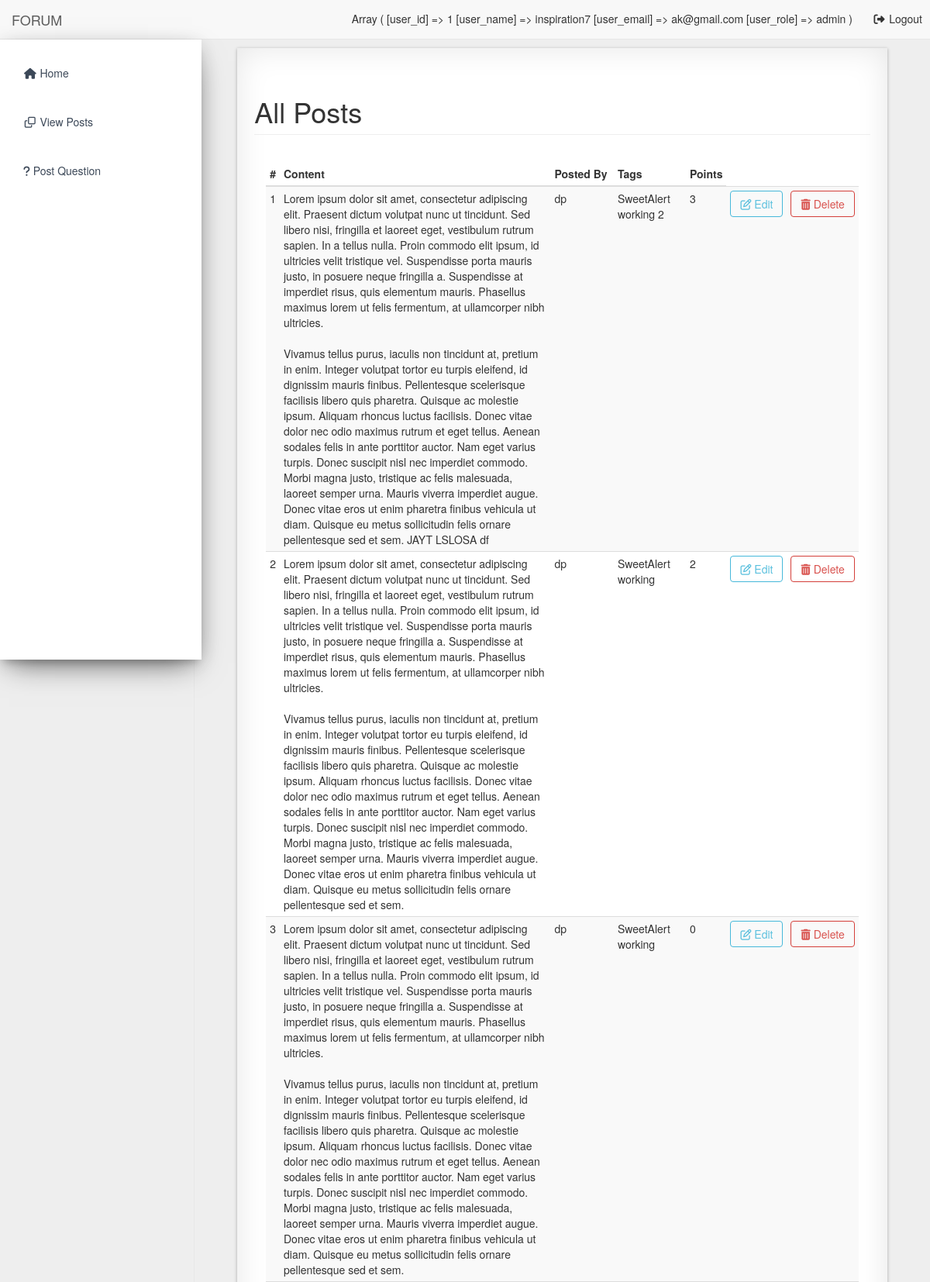
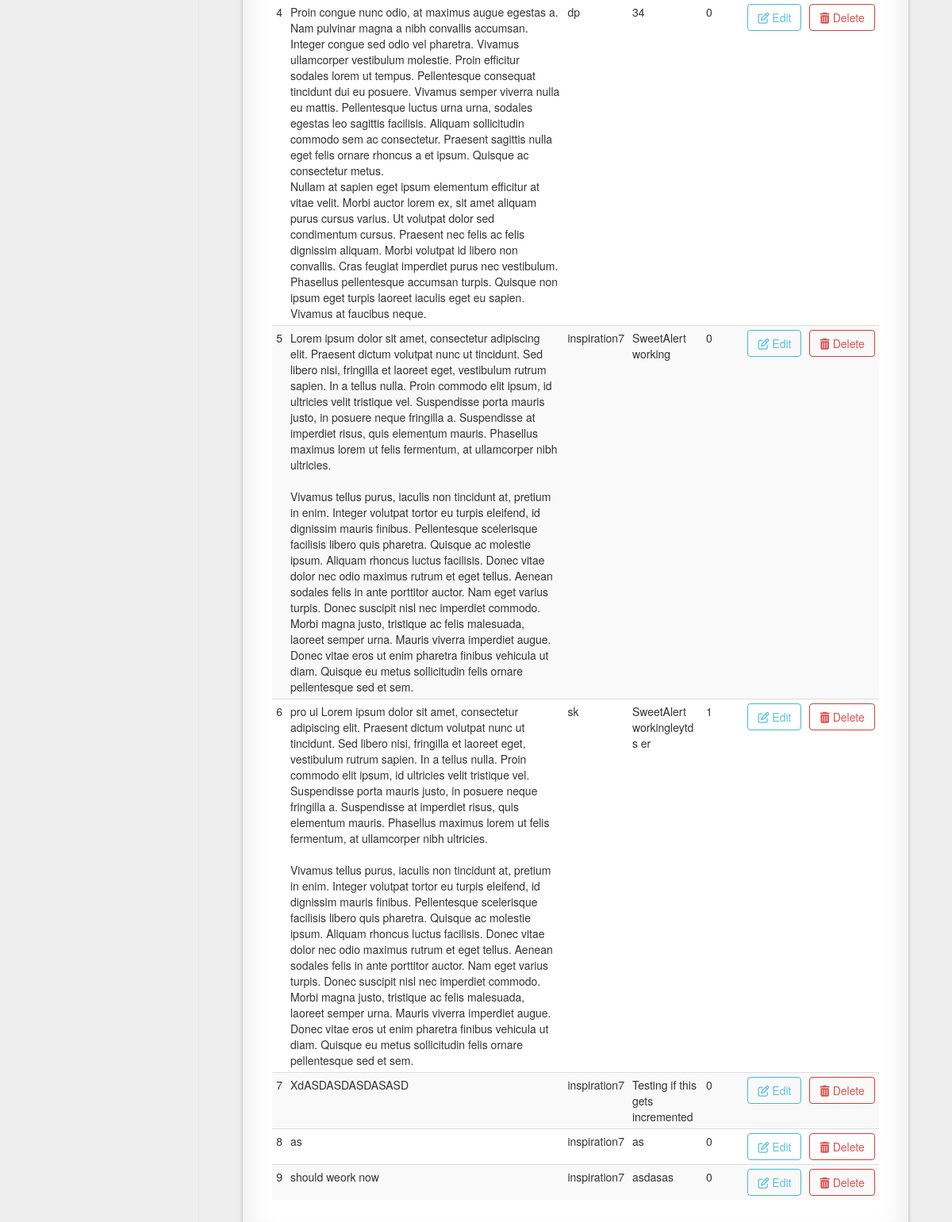
Before: /admin/posts.php (signed in) with the older database file (2 pictures, top to bottom).
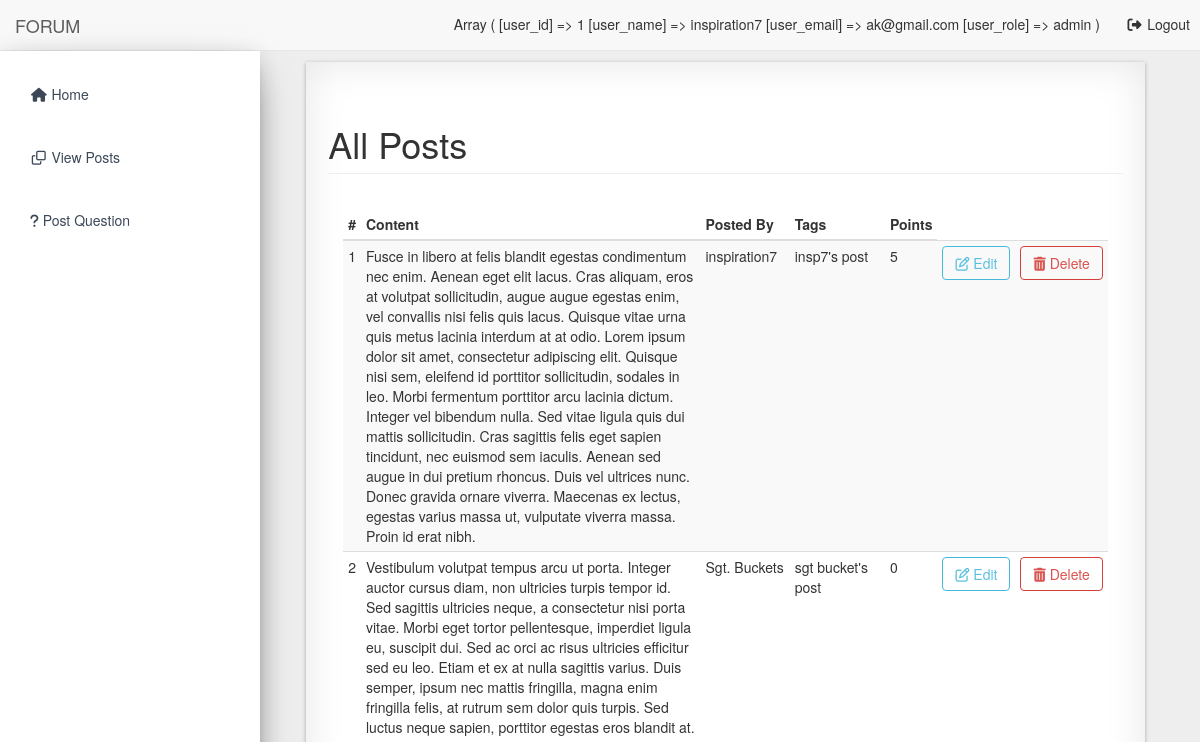
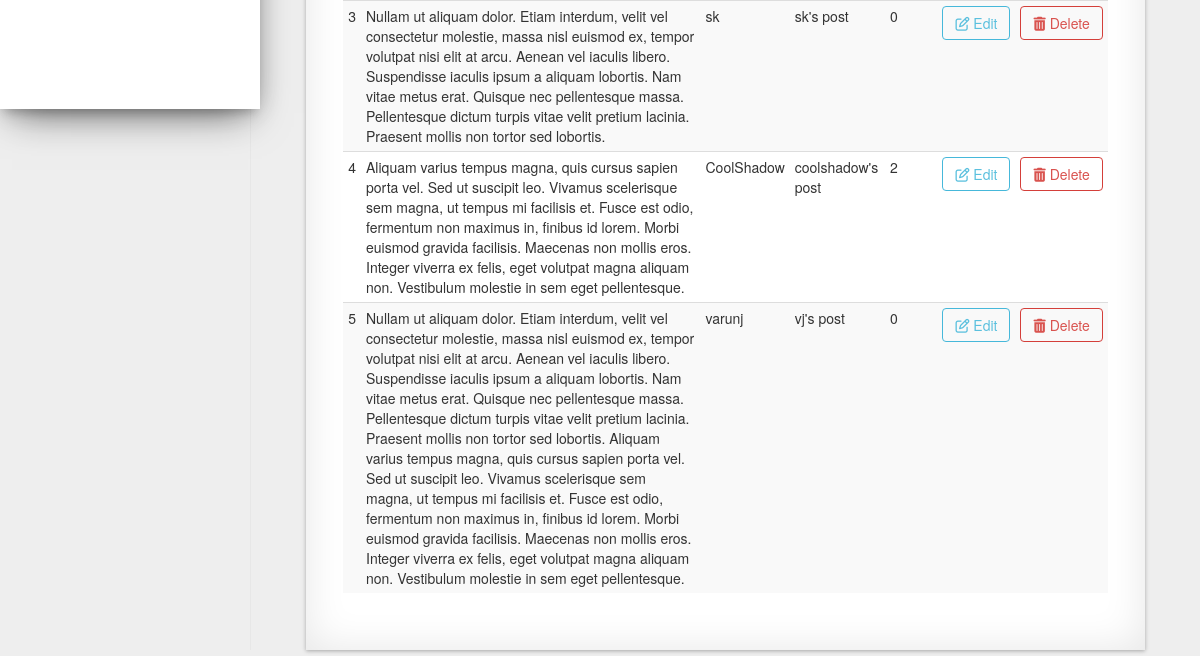
After: the same page with the newer database file (2 pictures, top to bottom).
### tables this page shows
CREATE TABLE `posts` (
  `post_id` int(11) NOT NULL,
  `post_content` text NOT NULL,
  `post_image` text NOT NULL,
  `post_user_id` int(11) NOT NULL,
  `post_tags` mediumtext NOT NULL,
  `created_at` datetime NOT NULL,
  `deleted_at` datetime NOT NULL,
  `is_deleted` bit(1) NOT NULL DEFAULT b'0',
  `deleted_by` int(11) NOT NULL,
  `updated_at` datetime NOT NULL,
  `updated_by` int(11) NOT NULL,
  `post_points` int(11) NOT NULL
);

CREATE TABLE `users` (
  `user_id` int(11) NOT NULL,
  `first_name` varchar(255) NOT NULL,
  `last_name` varchar(255) NOT NULL,
  `user_name` varchar(255) NOT NULL,
  `user_password` varchar(255) NOT NULL,
  `user_email` varchar(255) NOT NULL,
  `user_dob` date NOT NULL,
  `user_branch` varchar(255) NOT NULL,
  `user_posts` int(11) NOT NULL,
  `user_role` varchar(255) NOT NULL,
  `user_profile_img` text NOT NULL,
  `user_created_at` datetime NOT NULL,
  `is_deleted` bit(1) NOT NULL DEFAULT b'0',
  `deleted_by` int(11) NOT NULL,
  `deleted_at` datetime NOT NULL
);

### classes/Database.php (called while the page is built, shortened)
<?php
    class Database {
        private $servername;
        private $username;
        private $password;
        private $database;
        private $connection;
        public function __construct() {
            $this->servername = "localhost";
            $this->username = "aniket";
            $this->password = "aniket";
            $this->database = "forumdb";
        }
        public function connectDB() {
            $this->connection = new mysqli($this->servername, $this->username, $this->password, $this->database);
        }
        public function getConnection() {
            return $this->connection;
        }
    }
    $database = new Database();
?>

### classes/Posts.php (called while the page is built, shortened)
<?php
	require_once("Database.php");
	class Posts {
		private $connection;
		public function __construct() {
			global $database;
			$this->connection = $database->getConnection();
		}
		public function getAllPosts() {
			$sql = "SELECT * FROM posts WHERE is_deleted = 0";
			$result_set = $this->connection->query($sql);
			return $result_set;
		}
	}
?>

### classes/Users.php (called while the page is built, shortened)
<?php
	require_once("Database.php");
	class Users {
		private $connection;
		public function __construct() {
			global $database;
			$this->connection = $database->getConnection();
		}
		public function getUserDetailsById($user_id, $columns) {
			$sql = "SELECT $columns FROM users WHERE user_id = $user_id";
			$result_set = $this->connection->query($sql);
			return $result_set;
		}
	}
?>

### admin/posts.php (the view, shortened to what this page needs)
<!DOCTYPE html>
<html lang="en">
    <?php
        require_once("../ui-elements/header.php");
        require_once("../classes/Posts.php");
        require_once("../classes/Users.php");
    ?>
    <body>
        <div id="wrapper">
            <?php
                require_once("../ui-elements/navigation.php");
            ?>
            <div id="page-wrapper">
                <div class="container-fluid container-fluid-mine effect8 padding-mine">
                    <div class="row">
                        <div class="col-lg-12">
                            <h1 class="page-header">All Posts</h1>
                        </div>
                    </div>
                    <div class="panel-body">
                        <table width="100%" id="posts-table" class="table table-striped table-condensed" id="posts-table">
                            <thead>
                                <tr>
                                    <th>#</th>
                                    <th>Content</th>
                                    <th>Posted By</th>
                                    <th>Tags</th>
                                    <th>Points</th>
                                </tr>
                            </thead>
                            <tbody>
                                <?php
                                    $sr_no = 1;
                                    $posts = new Posts();
                                    $all_posts = $posts->getAllPosts();
                                    $users = new Users();
                                    while($row = mysqli_fetch_assoc($all_posts)) {
                                        extract($row);
                                        $user_result_set = $users->getUserDetailsById($post_user_id, "user_name");
                                        $user_name_row = mysqli_fetch_assoc($user_result_set);
                                        $posted_by = $user_name_row['user_name'];
                                ?>
                                        <tr>
                                            <td><?php echo $sr_no; ?></td>
                                            <td><?php echo $post_content; ?></td>
                                            <td><?php echo $posted_by; ?></td>
                                            <td><?php echo $post_tags; ?></td>
                                            <td><?php echo $post_points; ?></td>
                                            <td><a class='btn btn-outline btn-info' onclick="editPostClicked(event, <?php echo $post_id; ?>, 'posts-table', this);"><span class='fa fa-pencil-square-o'></span> Edit</a></td>
                                            <td><a class='btn btn-outline btn-danger' onclick="deletePostClicked(event, <?php echo $post_id; ?>, this);"><span class='fa fa-trash'></span> Delete</a></td>
                                        </tr>
                                <?php
                                        $sr_no++;
                                    }
                                ?>
                            </tbody>
                        </table>
                    </div>
                </div>
            </div>

Changed rows visible on the page:
removed posts: post_content "Lorem ipsum dolor sit amet, consectetur adipiscing elit. Praesent dictum volutpat nunc ut tincidunt. Sed libero nisi, fringilla et laoreet eget, vestibulum rutrum sapien. In a tellus nulla. Proin commodo elit ipsum, id ultricies velit tristique vel. Suspendisse porta mauris justo, in posuere neque fringilla a. Suspendisse at imperdiet risus, quis elementum mauris. Phasellus maximus lorem ut felis fermentum, at ullamcorper nibh ultricies. Vivamus tellus purus, iaculis non tincidunt at, pretium in enim. Integer volutpat tortor eu turpis eleifend, id dignissim mauris finibus. Pellentesque scelerisque facilisis libero quis pharetra. Quisque ac molestie ipsum. Aliquam rhoncus luctus facilisis.…", users.user_name "dp", post_tags "SweetAlert working 2", post_points "3"
removed posts: post_content "Lorem ipsum dolor sit amet, consectetur adipiscing elit. Praesent dictum volutpat nunc ut tincidunt. Sed libero nisi, fringilla et laoreet eget, vestibulum rutrum sapien. In a tellus nulla. Proin commodo elit ipsum, id ultricies velit tristique vel. Suspendisse porta mauris justo, in posuere neque fringilla a. Suspendisse at imperdiet risus, quis elementum mauris. Phasellus maximus lorem ut felis fermentum, at ullamcorper nibh ultricies. Vivamus tellus purus, iaculis non tincidunt at, pretium in enim. Integer volutpat tortor eu turpis eleifend, id dignissim mauris finibus. Pellentesque scelerisque facilisis libero quis pharetra. Quisque ac molestie ipsum. Aliquam rhoncus luctus facilisis.…", users.user_name "dp", post_tags "SweetAlert working", post_points "2"
removed posts: post_content "Lorem ipsum dolor sit amet, consectetur adipiscing elit. Praesent dictum volutpat nunc ut tincidunt. Sed libero nisi, fringilla et laoreet eget, vestibulum rutrum sapien. In a tellus nulla. Proin commodo elit ipsum, id ultricies velit tristique vel. Suspendisse porta mauris justo, in posuere neque fringilla a. Suspendisse at imperdiet risus, quis elementum mauris. Phasellus maximus lorem ut felis fermentum, at ullamcorper nibh ultricies. Vivamus tellus purus, iaculis non tincidunt at, pretium in enim. Integer volutpat tortor eu turpis eleifend, id dignissim mauris finibus. Pellentesque scelerisque facilisis libero quis pharetra. Quisque ac molestie ipsum. Aliquam rhoncus luctus facilisis.…", users.user_name "dp", post_tags "SweetAlert working", post_points "0"
removed posts: post_content "Proin congue nunc odio, at maximus augue egestas a. Nam pulvinar magna a nibh convallis accumsan. Integer congue sed odio vel pharetra. Vivamus ullamcorper vestibulum molestie. Proin efficitur sodales lorem ut tempus. Pellentesque consequat tincidunt dui eu posuere. Vivamus semper viverra nulla eu mattis. Pellentesque luctus urna urna, sodales egestas leo sagittis facilisis. Aliquam sollicitudin commodo sem ac consectetur. Praesent sagittis nulla eget felis ornare rhoncus a et ipsum. Quisque ac consectetur metus. Nullam at sapien eget ipsum elementum efficitur at vitae velit. Morbi auctor lorem ex, sit amet aliquam purus cursus varius. Ut volutpat dolor sed condimentum cursus. Praesent nec…", users.user_name "dp", post_tags "34", post_points "0"
removed posts: post_content "Lorem ipsum dolor sit amet, consectetur adipiscing elit. Praesent dictum volutpat nunc ut tincidunt. Sed libero nisi, fringilla et laoreet eget, vestibulum rutrum sapien. In a tellus nulla. Proin commodo elit ipsum, id ultricies velit tristique vel. Suspendisse porta mauris justo, in posuere neque fringilla a. Suspendisse at imperdiet risus, quis elementum mauris. Phasellus maximus lorem ut felis fermentum, at ullamcorper nibh ultricies. Vivamus tellus purus, iaculis non tincidunt at, pretium in enim. Integer volutpat tortor eu turpis eleifend, id dignissim mauris finibus. Pellentesque scelerisque facilisis libero quis pharetra. Quisque ac molestie ipsum. Aliquam rhoncus luctus facilisis.…", users.user_name "inspiration7", post_tags "SweetAlert working", post_points "0"
removed posts: post_content "pro ui Lorem ipsum dolor sit amet, consectetur adipiscing elit. Praesent dictum volutpat nunc ut tincidunt. Sed libero nisi, fringilla et laoreet eget, vestibulum rutrum sapien. In a tellus nulla. Proin commodo elit ipsum, id ultricies velit tristique vel. Suspendisse porta mauris justo, in posuere neque fringilla a. Suspendisse at imperdiet risus, quis elementum mauris. Phasellus maximus lorem ut felis fermentum, at ullamcorper nibh ultricies. Vivamus tellus purus, iaculis non tincidunt at, pretium in enim. Integer volutpat tortor eu turpis eleifend, id dignissim mauris finibus. Pellentesque scelerisque facilisis libero quis pharetra. Quisque ac molestie ipsum. Aliquam rhoncus luctus…", users.user_name "sk", post_tags "SweetAlert workingleytd s er", post_points "1"
removed posts: post_content "XdASDASDASDASASD", users.user_name "inspiration7", post_tags "Testing if this gets incremented", post_points "0"
removed posts: post_content "as", users.user_name "inspiration7", post_tags "as", post_points "0"
removed posts: post_content "should weork now", users.user_name "inspiration7", post_tags "asdasas", post_points "0"
added posts: post_content "Fusce in libero at felis blandit egestas condimentum nec enim. Aenean eget elit lacus. Cras aliquam, eros at volutpat sollicitudin, augue augue egestas enim, vel convallis nisi felis quis lacus. Quisque vitae urna quis metus lacinia interdum at at odio. Lorem ipsum dolor sit amet, consectetur adipiscing elit. Quisque nisi sem, eleifend id porttitor sollicitudin, sodales in leo. Morbi fermentum porttitor arcu lacinia dictum. Integer vel bibendum nulla. Sed vitae ligula quis dui mattis sollicitudin. Cras sagittis felis eget sapien tincidunt, nec euismod sem iaculis. Aenean sed augue in dui pretium rhoncus. Duis vel ultrices nunc. Donec gravida ornare viverra. Maecenas ex lectus, egestas…", users.user_name "inspiration7", post_tags "insp7's post", post_points "5"
added posts: post_content "Vestibulum volutpat tempus arcu ut porta. Integer auctor cursus diam, non ultricies turpis tempor id. Sed sagittis ultricies neque, a consectetur nisi porta vitae. Morbi eget tortor pellentesque, imperdiet ligula eu, suscipit dui. Sed ac orci ac risus ultricies efficitur sed eu leo. Etiam et ex at nulla sagittis varius. Duis semper, ipsum nec mattis fringilla, magna enim fringilla felis, at rutrum sem dolor quis turpis. Sed luctus neque sapien, porttitor egestas eros blandit at.", users.user_name "Sgt. Buckets", post_tags "sgt bucket's post", post_points "0"
added posts: post_content "Nullam ut aliquam dolor. Etiam interdum, velit vel consectetur molestie, massa nisl euismod ex, tempor volutpat nisi elit at arcu. Aenean vel iaculis libero. Suspendisse iaculis ipsum a aliquam lobortis. Nam vitae metus erat. Quisque nec pellentesque massa. Pellentesque dictum turpis vitae velit pretium lacinia. Praesent mollis non tortor sed lobortis.", users.user_name "sk", post_tags "sk's post", post_points "0"
added posts: post_content "Aliquam varius tempus magna, quis cursus sapien porta vel. Sed ut suscipit leo. Vivamus scelerisque sem magna, ut tempus mi facilisis et. Fusce est odio, fermentum non maximus in, finibus id lorem. Morbi euismod gravida facilisis. Maecenas non mollis eros. Integer viverra ex felis, eget volutpat magna aliquam non. Vestibulum molestie in sem eget pellentesque.", users.user_name "CoolShadow", post_tags "coolshadow's post", post_points "2"
added posts: post_content "Nullam ut aliquam dolor. Etiam interdum, velit vel consectetur molestie, massa nisl euismod ex, tempor volutpat nisi elit at arcu. Aenean vel iaculis libero. Suspendisse iaculis ipsum a aliquam lobortis. Nam vitae metus erat. Quisque nec pellentesque massa. Pellentesque dictum turpis vitae velit pretium lacinia. Praesent mollis non tortor sed lobortis. Aliquam varius tempus magna, quis cursus sapien porta vel. Sed ut suscipit leo. Vivamus scelerisque sem magna, ut tempus mi facilisis et. Fusce est odio, fermentum non maximus in, finibus id lorem. Morbi euismod gravida facilisis. Maecenas non mollis eros. Integer viverra ex felis, eget volutpat magna aliquam non. Vestibulum molestie in sem…", users.user_name "varunj", post_tags "vj's post", post_points "0"
